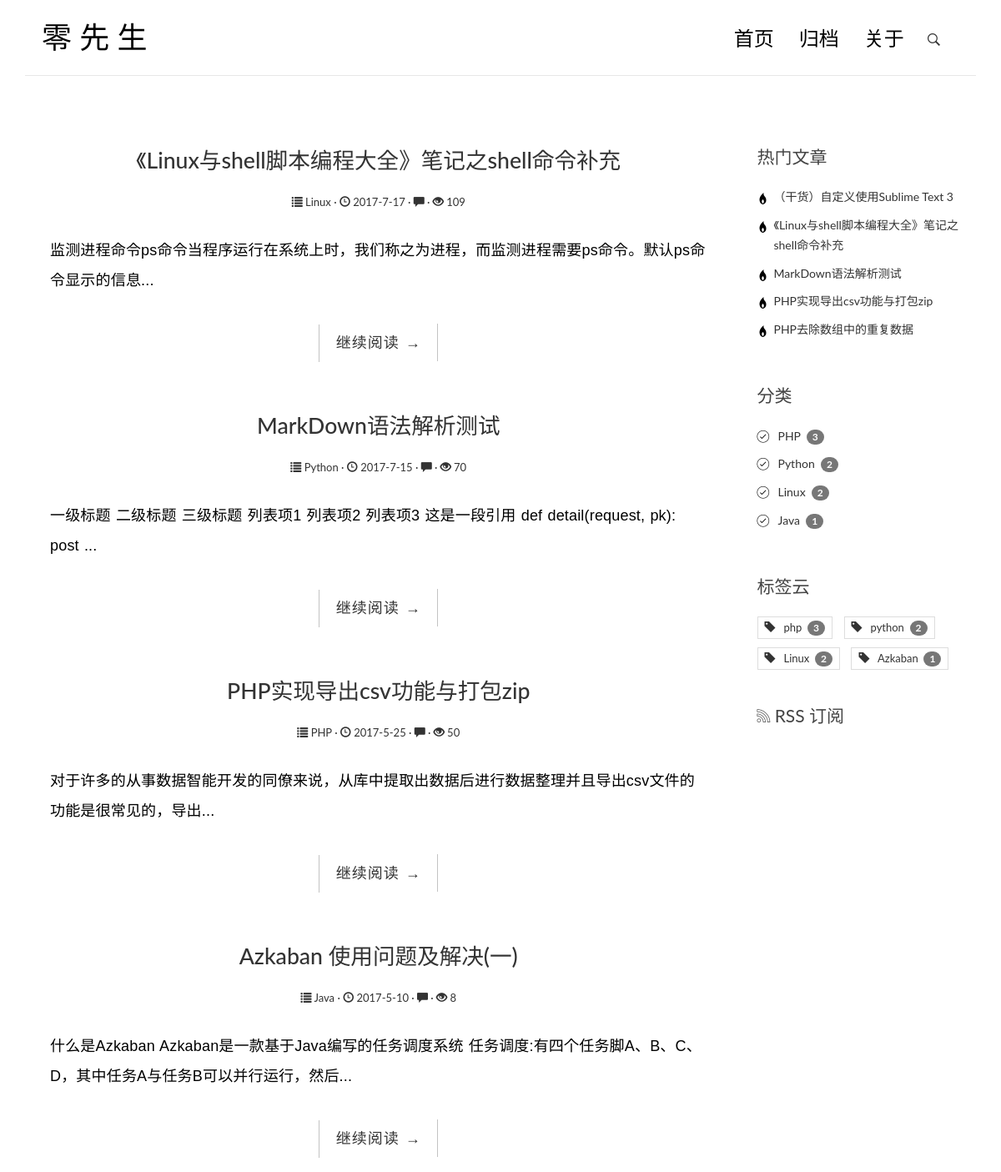
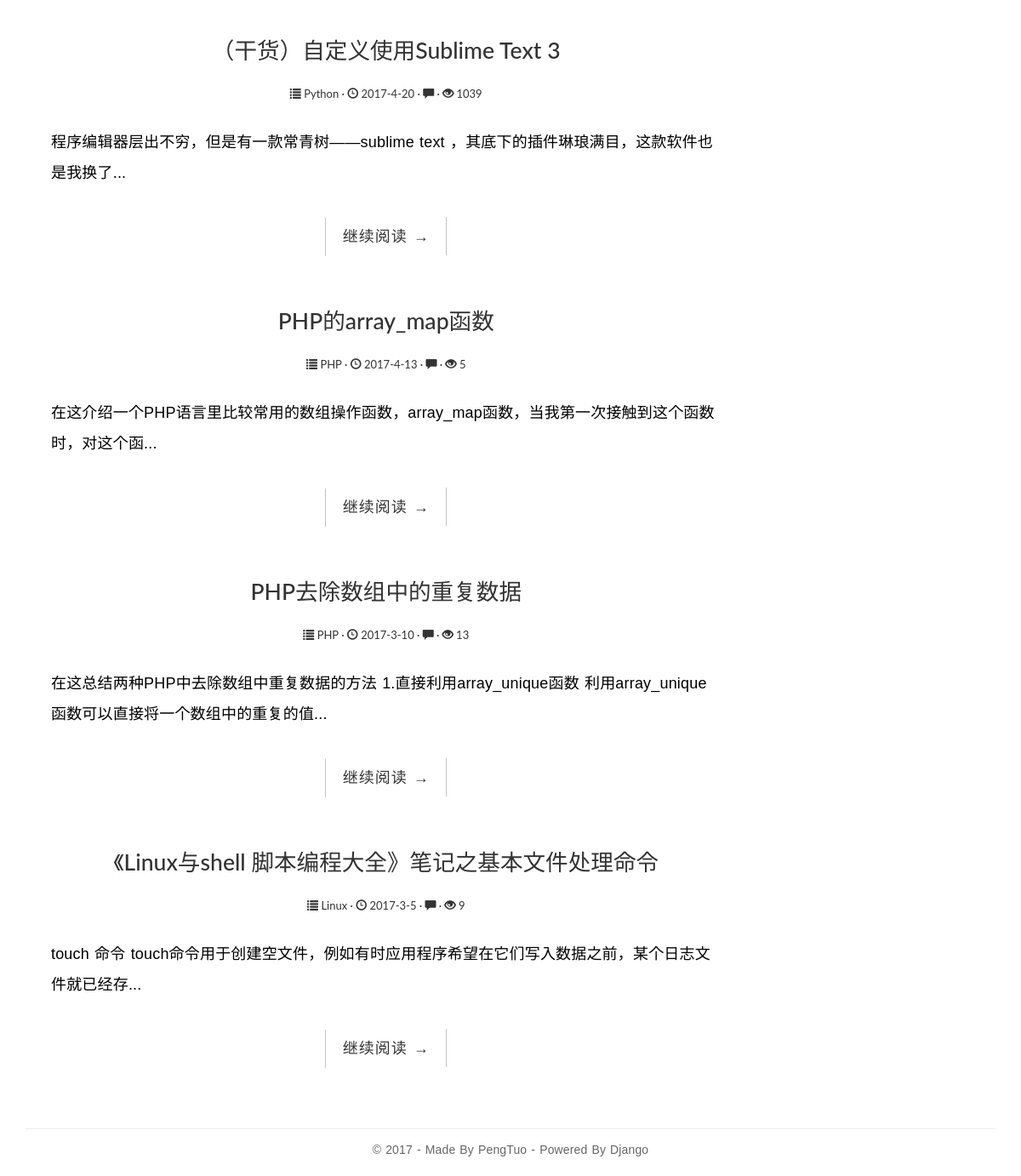
The page / on the database its author committed (2 pictures, top to bottom).
### blog/models.py (models this page shows, shortened)
class Post(models.Model):
    title = models.CharField(max_length=70)
    body = models.TextField()
    created_time = models.DateTimeField()
    updated_time = models.DateTimeField()
    excerpt = models.CharField(max_length=200, blank=True)
    category = models.ForeignKey(Category)
    tags = models.ManyToManyField(Tag, blank=True)
    views = models.PositiveIntegerField(default=0)
    author = models.ForeignKey(User)
    def get_absolute_url(self):
        return reverse('blog:detail', kwargs={'pk': self.pk})

class Category(models.Model):
    name = models.CharField(max_length=100)

class Tag(models.Model):
    name = models.CharField(max_length=100)

### blog/views.py (the view, shortened to what this page needs)
# urls.py: url(r'^$', views.IndexView.as_view(), name='index'),
class IndexView(ListView):
    model = Post
    template_name = 'blog/index.html'
    context_object_name = 'post_list'
    ordering = '-created_time'
    paginate_by = 8
    def get_context_data(self, **kwargs):
        context = super().get_context_data(**kwargs)
        paginator = context.get('paginator')
        page = context.get('page_obj')
        is_paginated = context.get('is_paginated')
        pagination_data = self.pagination_data(paginator, page, is_paginated)
        context.update(pagination_data)
        return context
    def pagination_data(self, paginator, page, is_paginated):
        if not is_paginated:
            return {}

### blog/templatetags/blog_tags.py (called while the page is built)
@register.simple_tag
def get_hot_posts(num=5):
    return Post.objects.all().order_by('-views')[:num]

@register.simple_tag
def get_categories():
    return Category.objects.annotate(num_post=Count('post')).filter(num_post__gt=0)

@register.simple_tag
def get_tags():
    return Tag.objects.annotate(num_post=Count('post')).filter(num_post__gt=0)

### templates/blog/index.html (shortened to what this page needs)
{% extends 'base.html' %}
{% load blog_tags %}
{% block main %}
{% for post in post_list %}
<article class="post post-1">
    <header>
        <h1 class="entry-title">
            <a href="{{ post.get_absolute_url }}">{{ post.title }}</a>
        </h1>
        <div class="entry-meta">
            <a href="{% url 'blog:category' post.category.pk %}"><span class="glyphicon glyphicon-list"></span> {{ post.category.name }} ·</a>
            <a href="#"><span class="glyphicon glyphicon-time"></span>
                {{ post.created_time.year }}-{{ post.created_time.month }}-{{ post.created_time.day }} ·</a>
            <a href="#"><span class="glyphicon glyphicon-comment"></span> {{ post.comment_set.count }} ·</a>
            <a href="#"><span class="glyphicon glyphicon-eye-open"></span>&nbsp;{{ post.views }}</a>
        </div>
    </header>
    <div class="entry-content clearfix">
        <p>{{ post.excerpt }}...</p>
        <div class="read-more cl-effect-14">
            <a href="{{ post.get_absolute_url }}" class="more-link">继续阅读 <span class="meta-nav">→</span></a>
        </div>
    </div>
</article>
{% empty %}
<div class="no-post">暂时还没有发布的文章！</div>
{% endfor %}
{% endblock main %}
 {% block toc %}
<div class="widget widget-hot-posts">
    {% get_hot_posts as hot_posts_list %}
    <h3 class="widget-title">热门文章</h3>
    <ul>
        {% for hot_post in hot_posts_list %}
        <li>
            <a href="{% url 'blog:detail' hot_post.pk %}">
                {{hot_post.title}}</a>
        </li>
        {% empty %}
        暂无文章！
        {% endfor %}
    </ul>
</div>
<div class="widget widget-category">
    <h3 class="widget-title">分类</h3>
    {% get_categories as category_list %}
    <ul>
        {% for category in category_list %}
        <li>
            <a href="{% url 'blog:category' category.pk %}">
                {{ category.name }}&nbsp;
                <span class="badge">{{ category.num_post }}</span>
            </a>
        </li>
        {% empty %}
        暂无分类！
        {% endfor %}
    </ul>
</div>
<div class="widget widget-tag-cloud">
    <h3 class="widget-title">标签云</h3>
    {% get_tags as tag_list %}
    <ul>
        {% for tag in tag_list %}
        <li>
            <a href="{% url 'blog:tag' tag.pk %}">
                <span class="glyphicon glyphicon-tag"></span>
                &nbsp;&nbsp;{{tag.name}}&nbsp;
                <span class="badge">{{ tag.num_post }}</span></a>
        </li>
        {% empty %}
        暂无标签！
        {% endfor %}
    </ul>
</div>
<div class="rss">
    <a href="{% url 'rss' %}"><span class="ion-social-rss-outline"></span> RSS 订阅</a>
</div>
 {% endblock toc %}

### templates/base.html (shortened to what this page needs)
{% load staticfiles %}
<!DOCTYPE html>
<html>
<head>
    <link rel="stylesheet" href="{% static 'blog/css/ionicons.min.css' %}">
    <link rel="stylesheet" href="{% static 'blog/css/bootstrap.min.css' %}">
    <link rel="stylesheet" href="{% static 'blog/css/custom.css' %}">
    <link rel="stylesheet" href="{% static 'blog/css/highlights/zenburn.css' %}">
</head>
<body>
    <div class="container">
        <header id="site-header">
            <div class="row">
                <div class="col-md-4 col-sm-5 col-xs-8">
                    <div class="logo">
                        <h1><a href="{% url 'blog:index'%}">
                            <b>零 先 生</b>
                        </a></h1>
                    </div>
                </div>
                <div class="col-md-8 col-sm-7 col-xs-4">
                    <nav class="main-nav" role="navigation">
                        <div class="collapse navbar-collapse" id="bs-example-navbar-collapse-1">
                            <ul class="nav navbar-nav navbar-right">
                                <li class="cl-effect-11"><a href="{% url 'blog:index'%}" data-hover="首页">首页</a></li>
                                <li class="cl-effect-11"><a href="{% url 'blog:archive'%}" data-hover="归档">归档</a></li>
                                <li class="cl-effect-11"><a href="{% url 'blog:about'%}" data-hover="关于">关于</a></li>
                            </ul>
                        </div>
                    </nav>
                    <div id="header-search-box">
                        <a id="search-menu" href="#"><span id="search-icon" class="ion-ios-search-strong"></span></a>
                    </div>
                </div>
            </div>
        </header>
    </div>
    <div class="content-body">
        <div class="container">
            <div class="row">
                 <main class="col-md-9">
                    {% block main %}
                    {% endblock main %}
                 </main>
                <aside class="col-md-3">
                    {% block toc %}
                    {% endblock toc %}
                </aside>
            </div>
        </div>
    </div>
    <footer id="site-footer">
        <div class="container">
            <div class="row">
                <div class="col-md-12">
                    <p class="copyright">&copy 2017 - Made By PengTuo - Powered By Django</p>
                </div>
            </div>
        </div>
    </footer>
</body>
</html>

### blog/static/blog/css/custom.css (style rules this page uses)
* { outline: none; }
h1, h2, h3, h4, h5, h6 { margin-top: 0; }
b { font-weight: 400; }
a { color: #333; }
body { color: #444; font-family: 'Lato', sans-serif; }
p { font-family: 'Ubuntu', sans-serif; font-weight: 400; word-spacing: 1px; letter-spacing: 0.01em; }
#site-header { background-color: #FFF; padding: 25px 20px; margin-bottom: 40px; border-bottom: 1px solid #e7e7e7; }
.logo h1 a { color: #000; }
.logo h1 { margin: 0; font-family: 'Lato', sans-serif; font-weight: 300; }
.main-nav { margin-top: 11px; max-width: 95%; }
.main-nav a { color: #000000 !important; padding: 0 0 5px 0 !important; margin-right: 30px; font-family: 'Lato', sans-serif; font-weight: 300; font-size: 24px; }
.cl-effect-11 a { padding: 10px 0; color: #0972b4; text-shadow: none; }
.cl-effect-11 a::before { position: absolute; top: 0; left: 0; overflow: hidden; padding: 0 0 5px 0 !important; max-width: 0; border-bottom: 1px solid #000; color: #000; content: attr(data-hover); white-space: nowrap; -webkit-transition: max-width 0.5s; -moz-transition: max-width 0.5s; transition: max-width 0.5s; }
.content-body { padding-bottom: 4em; }
.post { background: #fff; padding: 30px 30px 0; }
.entry-title { text-align: center; font-size: 1.9em; margin-bottom: 20px; line-height: 1.6; padding: 10px 20px 0; }
.entry-meta { text-align: center; color: #DDDDDD; font-size: 13px; margin-bottom: 30px; }
.entry-content { font-size: 18px; line-height: 2; font-weight: 300; color: #000; }
.read-more { font-family: 'Ubuntu', sans-serif; font-weight: 400; word-spacing: 1px; letter-spacing: 0.01em; text-align: center; margin-top: 20px; }
.cl-effect-14 a { padding: 0 20px; height: 45px; line-height: 45px; position: relative; display: inline-block; margin: 15px 25px; letter-spacing: 1px; font-weight: 400; text-shadow: 0 0 1px rgba(255, 255, 255, 0.3); }
.cl-effect-14 a::before, .cl-effect-14 a::after { position: absolute; width: 45px; height: 1px; background: #C3C3C3; content: ''; -webkit-transition: all 0.3s; -moz-transition: all 0.3s; transition: all 0.3s; pointer-events: none; }
.cl-effect-14 a::before { top: 0; left: 0; -webkit-transform: rotate(90deg); -moz-transform: rotate(90deg); transform: rotate(90deg); -webkit-transform-origin: 0 0; -moz-transform-origin: 0 0; transform-origin: 0 0; }
.cl-effect-14 a::after { right: 0; bottom: 0; -webkit-transform: rotate(90deg); -moz-transform: rotate(90deg); transform: rotate(90deg); -webkit-transform-origin: 100% 0; -moz-transform-origin: 100% 0; transform-origin: 100% 0; }
.widget { background: #fff; padding: 30px 0 0; }
.widget-title { font-size: 1.5em; margin-bottom: 20px; line-height: 1.6; padding: 10px 0 0; font-weight: 400; }
.widget-hot-posts ul { padding: 0; margin: 0; padding-left: 20px; }
.widget-hot-posts ul li { list-style-type: none; position: relative; line-height: 170%; margin-bottom: 10px; }
.widget-hot-posts ul li::before { content: '\f31a'; font-family: "Ionicons"; position: absolute; left: -17px; top: 3px; font-size: 16px; color: #000; }
.widget-category ul { padding: 0; margin: 0; padding-left: 25px; }
.widget-category ul li { list-style-type: none; position: relative; line-height: 170%; margin-bottom: 10px; }
.widget-category ul li::before { content: '\f3fe'; font-family: "Ionicons"; position: absolute; left: -25px; top: 1px; font-size: 18px; color: #000; }
.widget-tag-cloud ul { padding: 0; margin: 0; margin-right: -10px; }
.widget-tag-cloud ul li { list-style-type: none; font-size: 13px; display: inline-block; margin-right: 10px; margin-bottom: 10px; padding: 3px 8px; border: 1px solid #ddd; }
.rss { font-size: 21px; margin-top: 30px; }
.rss a { color: #444; }
#site-footer { padding-top: 10px; padding: 0 0 1.5em 0; }
.copyright { text-align: center; padding-top: 1em; margin: 0; border-top: 1px solid #eee; color: #666; }
#header-search-box { position: absolute; right: 38px; top: 8px; }
#search-menu span { font-size: 20px; }

### rows shown on the page
Post: title "《Linux与shell脚本编程大全》笔记之shell命令补充", category.name "Linux", created_time.year "2017", created_time.month "7", created_time.day "17", views "109", excerpt "监测进程命令ps命令当程序运行在系统上时，我们称之为进程，而监测进程需要ps命令。默认ps命令显示的信息"
Post: title "MarkDown语法解析测试", category.name "Python", created_time.year "2017", created_time.month "7", created_time.day "15", views "70", excerpt "一级标题 二级标题 三级标题 列表项1 列表项2 列表项3 这是一段引用 def detail(request, pk): post"
Post: title "PHP实现导出csv功能与打包zip", category.name "PHP", created_time.year "2017", created_time.month "5", created_time.day "25", views "50", excerpt "对于许多的从事数据智能开发的同僚来说，从库中提取出数据后进行数据整理并且导出csv文件的功能是很常见的，导出"
Post: title "Azkaban 使用问题及解决(一)", category.name "Java", created_time.year "2017", created_time.month "5", created_time.day "10", views "8", excerpt "什么是Azkaban Azkaban是一款基于Java编写的任务调度系统 任务调度:有四个任务脚A、B、C、D，其中任务A与任务B可以并行运行，然后"
Post: title "（干货）自定义使用Sublime Text 3", category.name "Python", created_time.year "2017", created_time.month "4", created_time.day "20", views "1039", excerpt "程序编辑器层出不穷，但是有一款常青树——sublime text ，其底下的插件琳琅满目，这款软件也是我换了"
Post: title "PHP的array_map函数", category.name "PHP", created_time.year "2017", created_time.month "4", created_time.day "13", views "5", excerpt "在这介绍一个PHP语言里比较常用的数组操作函数，array_map函数，当我第一次接触到这个函数时，对这个函"
Post: title "PHP去除数组中的重复数据", category.name "PHP", created_time.year "2017", created_time.month "3", created_time.day "10", views "13", excerpt "在这总结两种PHP中去除数组中重复数据的方法 1.直接利用array_unique函数 利用array_unique函数可以直接将一个数组中的重复的值"
Post: title "《Linux与shell 脚本编程大全》笔记之基本文件处理命令", category.name "Linux", created_time.year "2017", created_time.month "3", created_time.day "5", views "9", excerpt "touch 命令 touch命令用于创建空文件，例如有时应用程序希望在它们写入数据之前，某个日志文件就已经存"
Category: name "PHP", num_post "3"
Category: name "Python", num_post "2"
Category: name "Linux", num_post "2"
Category: name "Java", num_post "1"
Tag: name "php", num_post "3"
Tag: name "python", num_post "2"
Tag: name "Linux", num_post "2"
Tag: name "Azkaban", num_post "1"
